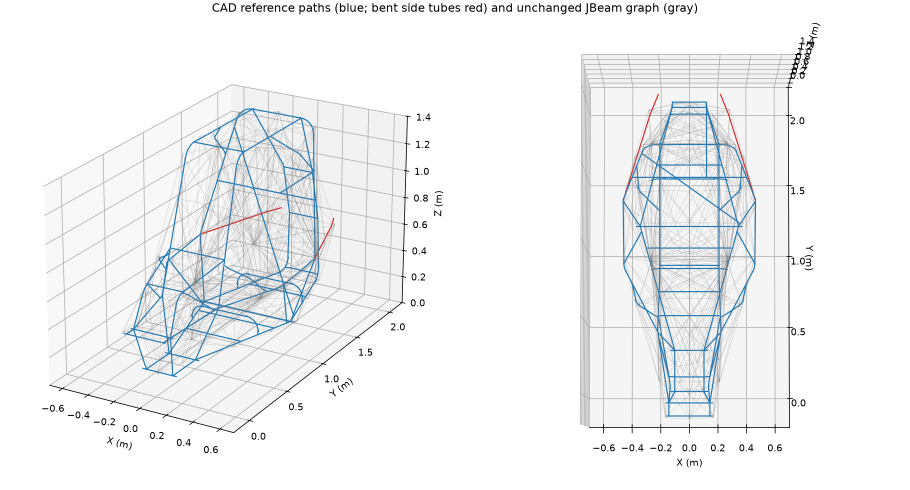
#> input picture dependencies/cad-calibration/Test Harness/comparisons/4130-complete-20261004/reference-geometry.png, 1820 x 980 px (shown at 1/2 size)
$ python -i calibration_worker.py   (imports and definitions only)
#> lines starting #> are read from the running program, lines starting #| are printed output that depends on the picture
"""SolidWorks boundary for immutable CAD generations and shared calibration."""
from __future__ import annotations
import argparse
import json
import os
from pathlib import Path
import runpy
import shutil
import sys
import zipfile
from appearance_textures import dae_texture_assets

HERE = Path(__file__).resolve().parent
sys.path.insert(0, str(HERE))
HARNESS = HERE/'calibration'/'Test Harness'
if not HARNESS.exists():
    HARNESS = HERE.parents[1]/'dependencies'/'cad-calibration'/'Test Harness'
sys.path.insert(0, str(HARNESS))


# [10 lines left out: function preflight, not called in this run]


def read(path):
    return json.loads('\n'.join(line for line in Path(path).read_text(encoding='utf-8-sig').splitlines() if not line.lstrip().startswith('//')))


# [41 lines left out: functions stage_script, fixed_preview, validate_fixed_mounts, not called in this run]


def prepare(source, output, previous=None):
    from frame_harness.build import sha256, write_json, node_table, beam_table
    from build_static_frame import INPUTS, validate_inputs
    source, output = Path(source).resolve(), Path(output).resolve()
    validate_inputs(source)
    material_snapshot=source/'material-snapshot.json'
    geometry=read(source/'geometry.json') if (source/'geometry.json').exists() else {}
    if geometry.get('MaterialSource')=='solidworks' and not material_snapshot.exists():
        raise ValueError('SolidWorks material snapshot missing; export the selected bodies again')
    if material_snapshot.exists():
        from frame_harness.materials import load_snapshot
        load_snapshot(material_snapshot,[m['Id'] for m in geometry['Meshes']] if geometry else None)
    if output == source or source in output.parents:
        raise ValueError('Generation must be outside prepared inputs')
    output.mkdir(parents=True, exist_ok=False)
    snapshot = output/'source'; snapshot.mkdir()
    hashes = {}
    texture_names=list(dae_texture_assets(source/'mochi.dae'))
    for name,data in dae_texture_assets(source/'mochi.dae').items():
        (snapshot/name).write_bytes(data);hashes[name]=sha256(snapshot/name)
    for name in INPUTS + tuple(n for n in ('geometry.json','material-snapshot.json','frame-mounts.json','fixed-graph.jbeam','fixed-graph-info.json') if (source/n).exists()):
        before = sha256(source/name); shutil.copy2(source/name, snapshot/name)
        if sha256(snapshot/name) != before or sha256(source/name) != before:
            raise ValueError('Source changed during snapshot: '+name)
        hashes[name] = before
    # Reusing a prepared generation must keep its original physical CAD, not
    # feed its subdivided render derivative back into the reference audit.
    if (source/'generation.json').exists():
        prior=read(source/'generation.json');physical=prior.get('mesh','mochi.dae')
        if Path(physical).name!=physical:raise ValueError('Invalid physical CAD source')
        before=sha256(source/physical)
        shutil.copy2(source/physical,snapshot/'mochi.dae')
        if sha256(snapshot/'mochi.dae')!=before:raise ValueError('Physical CAD snapshot changed')
        hashes[physical]=before
    if (snapshot/'fixed-graph.jbeam').is_file():
        raw=read(snapshot/'fixed-graph.jbeam')
        info=read(snapshot/'fixed-graph-info.json')
        if sha256(snapshot/'fixed-graph.jbeam')!=info['graph_sha256']:raise ValueError('Fixed graph snapshot changed')
        validate_fixed_mounts(raw['mochi'],read(snapshot/'frame-mounts.json') if (snapshot/'frame-mounts.json').exists() else {})
        bracing=dict(mode='fixed_graph',baseline=info,node_count=len(node_table(raw['mochi'])),final_beams=len(beam_table(raw['mochi'])))
    else:
        stage_script('JBeamShellGenerator.py', snapshot)
        from frame_harness.bracing import add_local_bracing
        raw=read(snapshot/'mochi_raw.jbeam')
        bracing=add_local_bracing(raw['mochi'])
        symmetric=geometry.get('Assignment',{}).get('Hull',{}).get('Symmetry',False)
        if symmetric:
            from planned_mounts import complete_mirror_graph
            xs=[v['position'][0] for v in node_table(raw['mochi']).values()]
            center_x=(min(xs)+max(xs))*.5
            raw['mochi']['cadGraphSymmetry']=dict(center_x_m=center_x,axis='X')
            bracing['hull_symmetry']=complete_mirror_graph(raw['mochi'],center_x,create_nodes=True)
        if (snapshot/'frame-mounts.json').is_file():
            from planned_mounts import insert_mounts
            patches=insert_mounts(raw['mochi'],read(snapshot/'frame-mounts.json'))
            bracing['mount_patches']=patches
            from frame_harness.torsion import add_frame_bracing
            bracing['angular']=add_frame_bracing(raw['mochi'])
            if symmetric:bracing['mounted_symmetry']=complete_mirror_graph(raw['mochi'],center_x)
            bracing['node_count']=len(node_table(raw['mochi']))
            bracing['final_beams']=len(beam_table(raw['mochi']))
    write_json(snapshot/'mochi_raw.jbeam',raw)
    write_json(snapshot/'graph-generation.json',bracing)
    print(f"Local frame bracing: {bracing['node_count']} nodes, {bracing['final_beams']} beams; fresh calibration required.",flush=True)
    from frame_harness.skin import prepare_skin
    shutil.copy2(snapshot/'mochi.dae',snapshot/'cad_source.dae')
    bindings=prepare_skin(raw['mochi'],snapshot/'cad_source.dae',snapshot/'mochi.dae')
    write_json(snapshot/'mesh-bindings.json',bindings)
    shutil.copy2(HARNESS/'frame_harness/lua/cadSkin.lua',snapshot/'cadSkin.lua')
    print(f"Local render binding: {len(bindings['regions'])} regions; original CAD retained for physical calibration.",flush=True)
    # Metadata reads the graph, never invokes a tuner or associates meshes.
    write_json(snapshot/'mochi.jbeam', read(snapshot/'mochi_raw.jbeam'))
    stage_script('BeamNGVehicleInfoGenerator.py', snapshot)
    (snapshot/'mochi.jbeam').unlink()
    part = read(snapshot/'mochi_raw.jbeam')['mochi']; nodes = node_table(part)
    # Frame-reference fixtures belong on the frame shell. Template mounting
    # patches can extend to suspension hardpoints outside the audited members.
    names = [name for name in nodes if not name.startswith('mount_')]
    # [10 lines left out: function pair, not called in this run]
    supports = pair(0); supports += pair(1, supports)
    loads = pair(.5, supports); cut = pair(0)
    fixtures = {name: dict(fixed_nodes=supports, load_nodes=loads,
                 load_vectors={n:[0,0,(-.5 if name=='flex' or i==0 else .5)] for i,n in enumerate(loads)})
                for name in ('flex','torsion')}
    config = read(HARNESS/'examples'/'4130-reference.json')
    if material_snapshot.exists():
        for key in ('density_kg_m3','young_pa','poisson'):config.pop(key,None)
        config.update(material_source='solidworks',actual_condition='assigned_in_cad')
    config.update(fixtures=fixtures, cut_fixture=dict(load_nodes=cut,load_vectors={n:[0,-.5,0] for n in cut}))
    # Spatial correspondence only suggests selections. Approval is always cleared.
    if previous and (Path(previous)/'review.json').exists():
        old=read(Path(previous)/'review.json')
        def mapping(folder):
            g=folder/'geometry.json'
            return read(g)['Assignment']['Hull']['Orientation'] if g.exists() else 'XYZ'
        if old.get('nodes') and mapping(snapshot)==mapping(Path(previous)/'source'):
            old_positions={n['id']:n['position'] for n in old['nodes']}
            used={}; span=max(max(v['position'][i] for v in nodes.values())-min(v['position'][i] for v in nodes.values()) for i in range(3))
            # [9 lines left out: function remap, not called in this run]
            def remap_fixture(f):
                return dict(fixed_nodes=[remap(n) for n in f.get('fixed_nodes') or []],load_nodes=[remap(n) for n in f['load_nodes']],
                            load_vectors={remap(n):v for n,v in f['load_vectors'].items()})
            try:
                remapped={k:remap_fixture(v) for k,v in old['fixtures'].items()};remapped_cut=remap_fixture(old['cut_fixture'])
                fixtures=remapped;config.update(fixtures=fixtures,cut_fixture=remapped_cut)
            except (ValueError,KeyError):pass
    from planned_mounts import reference_fixtures,reference_response_pairs
    fixtures.update(reference_fixtures(part,fixtures['flex']['fixed_nodes']))
    config.update(fixtures=fixtures,reference_cases=list(fixtures),reference_response_pairs=reference_response_pairs(fixtures))
    write_json(snapshot/'reference.json', config)
    manifest = dict(version=1, part='mochi', raw='mochi_raw.jbeam',mesh='cad_source.dae',vehicle='mochi.jbeam',render_binding='mesh-bindings.json',
                    assets=['mochi.dae','main.materials.json','info.json','base.pc','info_base.json',*texture_names],
                    runtime_assets={'cadSkin.lua':'lua/controller/cadSkin.lua'})
    if material_snapshot.exists(): manifest['material_snapshot']='material-snapshot.json'
    if (snapshot/'geometry.json').exists():
        hull=read(snapshot/'geometry.json')['Assignment']['Hull']
        manifest['coordinates']=dict(convention=hull.get('CoordinateConvention','legacy'),mapping=hull['Orientation'],units='metres',origin='assembly')
    manifest['sources'] = sorted(p.name for p in snapshot.iterdir() if p.is_file())
    write_json(snapshot/'generation.json', manifest)
    graph_hash = sha256(snapshot/'mochi_raw.jbeam')
    write_json(output/'review.json', dict(version=1,graph_sha256=graph_hash, approved=False,
        nodes=[dict(id=n,position=v['position']) for n,v in nodes.items()],
        beams=[[b['a'],b['b']] for b in beam_table(part)],fixtures=fixtures,cut_fixture=config['cut_fixture']))
    if any(sha256(source/name)!=expected for name,expected in hashes.items()):
        raise ValueError('Prepared inputs changed during generation; prepare again')
    write_json(output/'snapshot.json', dict(prepared_source=str(source), input_sha256=hashes,
        source_sha256={p.name:sha256(p) for p in snapshot.iterdir() if p.is_file()}))
    print('GENERATION '+str(output), flush=True)


# [174 lines left out: functions project, check_snapshot, calibrate, package, main, not called in this run]


# [1 line not run here, left out]

>>> import cv2
>>> picture = cv2.imread('../../dependencies/cad-calibration/Test Harness/comparisons/4130-complete-20261004/reference-geometry.png', cv2.IMREAD_GRAYSCALE)
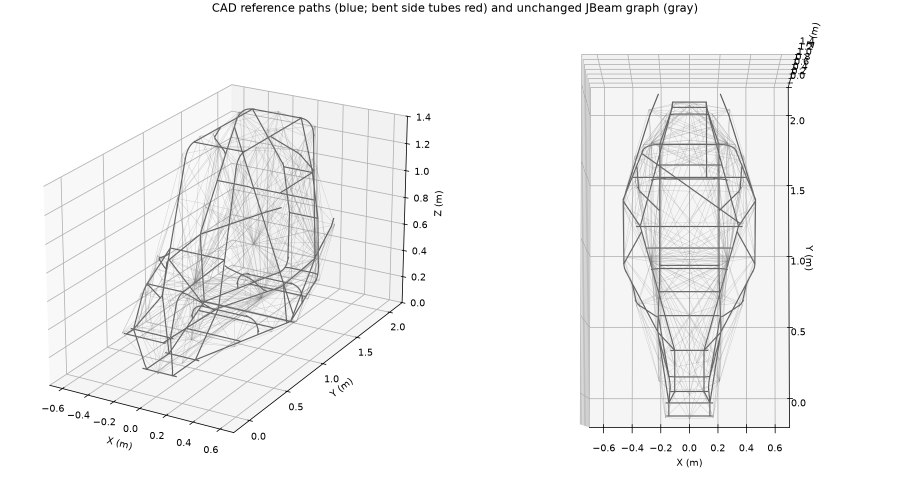
#> picture: shape (980, 1820) (shown at 1/2 size); min 0, max 255, mean 242.5
>>> result = prepare(picture, 'out.png')
#> (the run stopped early here; a loop or call above may not have finished)
